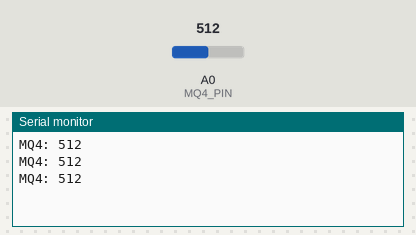
A sketch run on a simulated Arduino Uno, built with avr-gcc and run on an emulated ATmega328P. Parts: the last lines printed to the serial monitor. The inputs (shaded band) are chosen by the test bench; at power-on: A0 (MQ4_PIN) = 512.

Above: at 1.3 s.
1.4 s: A0 (MQ4_PIN) set to 716
At 1.9 s:
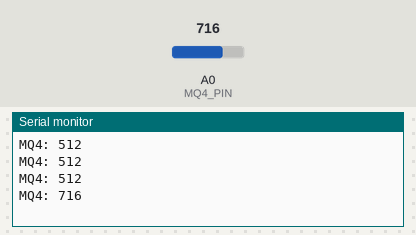
2.9 s: A0 (MQ4_PIN) set to 900
At 3.4 s:
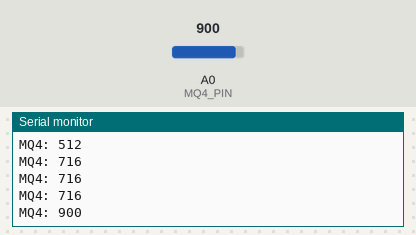
Timing chart, 0 to 5.9 s (numbered marks = the images above; inputs shaded):
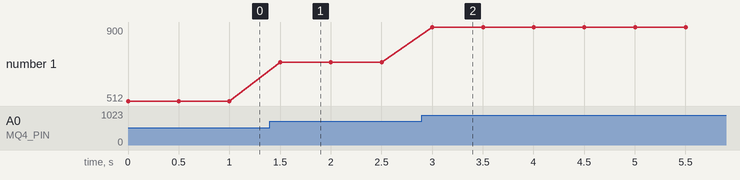

The sketch:

mq4_test.ino
```cpp
const int MQ4_PIN = A0;

void setup() {
  Serial.begin(9600);
}

void loop() {
  int value = analogRead(MQ4_PIN);

  Serial.print("MQ4: ");
  Serial.println(value);

  delay(500);
}
```

Measured:
- after the input at 1.4 s, the serial monitor: prints a new line after 0.10 s (image 1)
- after the input at 2.9 s, the serial monitor: prints a new line after 0.10 s (image 2)
- plotted number 1: 512 → 716 after the input at 1.4 s, 716 → 900 after the input at 2.9 s
